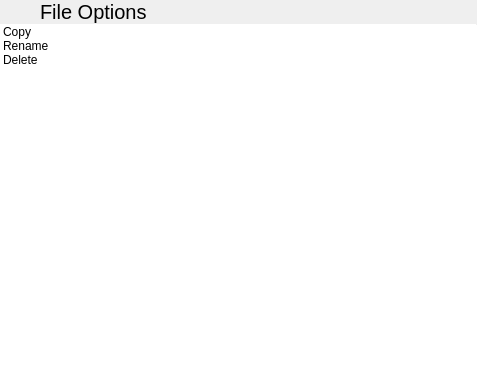
<?xml version="1.0" encoding="UTF-8"?>
<ui version="4.0">
 <class>LoadDialogFileOptions</class>
 <widget class="QWidget" name="LoadDialogFileOptions">
  <property name="geometry">
   <rect>
    <x>0</x>
    <y>0</y>
    <width>477</width>
    <height>390</height>
   </rect>
  </property>
  <property name="windowTitle">
   <string>Form</string>
  </property>
  <layout class="QVBoxLayout" name="verticalLayout">
   <property name="spacing">
    <number>0</number>
   </property>
   <property name="leftMargin">
    <number>0</number>
   </property>
   <property name="topMargin">
    <number>0</number>
   </property>
   <property name="rightMargin">
    <number>0</number>
   </property>
   <property name="bottomMargin">
    <number>0</number>
   </property>
   <item>
    <layout class="QHBoxLayout" name="horizontalLayout">
     <property name="spacing">
      <number>0</number>
     </property>
     <item>
      <widget class="QPushButton" name="backButton">
       <property name="sizePolicy">
        <sizepolicy hsizetype="Preferred" vsizetype="Preferred">
         <horstretch>0</horstretch>
         <verstretch>0</verstretch>
        </sizepolicy>
       </property>
       <property name="text">
        <string/>
       </property>
       <property name="icon">
        <iconset resource="../libentertaining_resources.qrc">
         <normaloff>:/libentertaining/icons/go-previous.svg</normaloff>:/libentertaining/icons/go-previous.svg</iconset>
       </property>
       <property name="flat">
        <bool>true</bool>
       </property>
      </widget>
     </item>
     <item>
      <widget class="QLabel" name="label">
       <property name="sizePolicy">
        <sizepolicy hsizetype="Expanding" vsizetype="Preferred">
         <horstretch>0</horstretch>
         <verstretch>0</verstretch>
        </sizepolicy>
       </property>
       <property name="font">
        <font>
         <pointsize>15</pointsize>
        </font>
       </property>
       <property name="text">
        <string>File Options</string>
       </property>
       <property name="margin">
        <number>9</number>
       </property>
      </widget>
     </item>
    </layout>
   </item>
   <item>
    <widget class="Line" name="line">
     <property name="maximumSize">
      <size>
       <width>16777215</width>
       <height>1</height>
      </size>
     </property>
     <property name="orientation">
      <enum>Qt::Horizontal</enum>
     </property>
    </widget>
   </item>
   <item>
    <layout class="QHBoxLayout" name="horizontalLayout_2">
     <item>
      <widget class="QListWidget" name="optionsWidget">
       <property name="frameShape">
        <enum>QFrame::NoFrame</enum>
       </property>
       <item>
        <property name="text">
         <string>Copy</string>
        </property>
       </item>
       <item>
        <property name="text">
         <string>Rename</string>
        </property>
       </item>
       <item>
        <property name="text">
         <string>Delete</string>
        </property>
       </item>
      </widget>
     </item>
    </layout>
   </item>
   <item>
    <widget class="GamepadHud" name="gamepadHud" native="true"/>
   </item>
  </layout>
 </widget>
 <customwidgets>
  <customwidget>
   <class>GamepadHud</class>
   <extends>QWidget</extends>
   <header location="global">gamepadhud.h</header>
   <container>1</container>
  </customwidget>
 </customwidgets>
 <resources>
  <include location="../libentertaining_resources.qrc"/>
 </resources>
 <connections/>
</ui>
